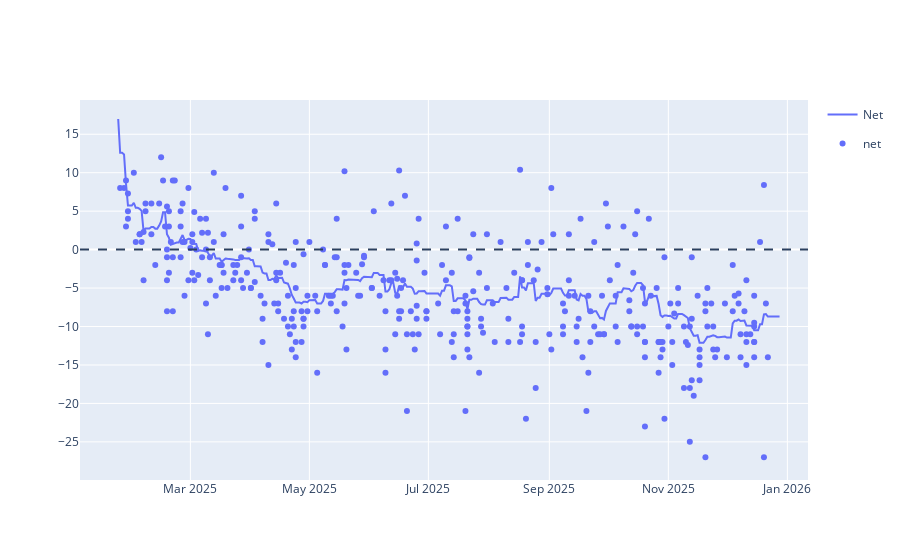

Notebook source saved alongside this figure:
### Code cell
line = px.line(approval_avg, x='Date', y=['Net'])
scatter = px.scatter(polls_df[polls_df['end_date'] >= pd.to_datetime('2025-01-24')], x='end_date', y=['net'])
                     #trendline='lowess', trendline_options=dict(frac=0.2))
fig = go.Figure(data=line.data + scatter.data)
fig.add_hline(y=0, line_dash='dash')
fig.show()

### Figure 1 — Plotly figure (JSON) as saved in the notebook; plotly's stock layout.template omitted (floating-point values rounded to 4 significant figures; data arrays with more than 128 entries replaced by an {"elided": "..."} marker saying what was removed)
{"data": [{"hovertemplate": "variable=Net<br>Date=%{x}<br>value=%{y}<extra></extra>", "legendgroup": "Net", "line": {"color": "#636efa", "dash": "solid"}, "marker": {"symbol": "circle"}, "mode": "lines", "name": "Net", "orientation": "v", "showlegend": true, "type": "scatter", "x": {"elided": "340 str values"}, "xaxis": "x", "y": {"elided": "340 float values"}, "yaxis": "y"}, {"hovertemplate": "variable=net<br>end_date=%{x}<br>value=%{y}<extra></extra>", "legendgroup": "net", "marker": {"color": "#636efa", "symbol": "circle"}, "mode": "markers", "name": "net", "orientation": "v", "showlegend": true, "type": "scatter", "x": {"elided": "373 str values"}, "xaxis": "x", "y": {"elided": "373 float values"}, "yaxis": "y"}], "layout": {"shapes": [{"line": {"dash": "dash"}, "type": "line", "x0": 0, "x1": 1, "xref": "x domain", "y0": 0, "y1": 0, "yref": "y"}]}}
